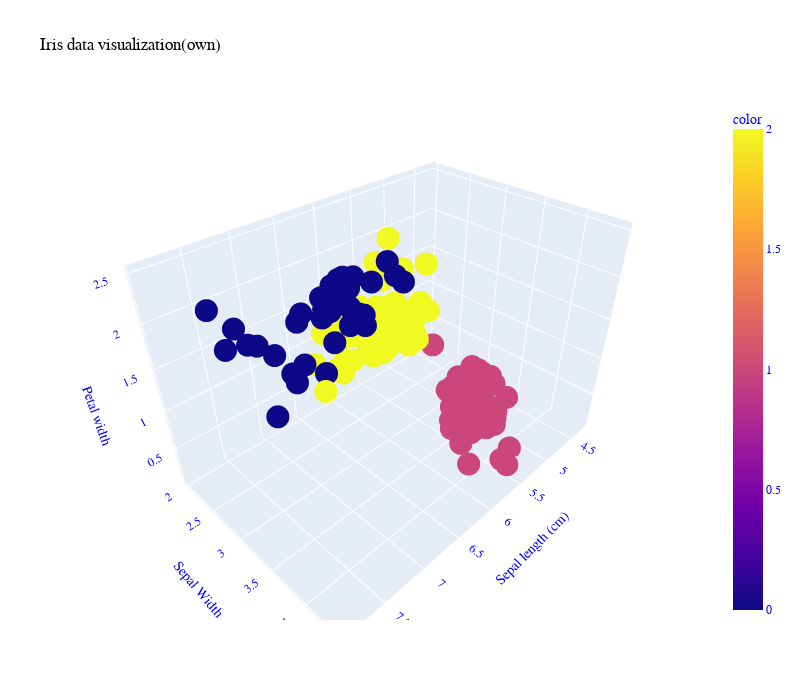

The code cell stored with this chart in its notebook:
### Markdown cell above
From the results we got from the previous code cells we will plot the results with a subset of 3 features.

### Code cell
import plotly.express as px

Centroids,indicex,costk = Run_K_meanspp(train_4d,3,100)
fig = px.scatter_3d(x=sepal_length,y=sepal_width,z=petal_width,color=indicex,title='Iris data visualization(own)',
                    labels={'x':'Sepal length (cm)','y':'Sepal Width','z':'Petal width'},category_orders={'indices':['setosa','versicolour','virginica']},
                    width=800,height=700)
fig.update_layout(
    font_family="Comic Sans MS",
    font_color="blue",
    title_font_family="Comic Sans MS",
    title_font_color="black",
    legend_title_font_color="green"
)
fig.show()

### Figure 1 — Plotly figure (JSON) as saved in the notebook; plotly's stock layout.template omitted (floating-point values rounded to 4 significant figures; data arrays with more than 128 entries replaced by an {"elided": "..."} marker saying what was removed)
{"data": [{"hovertemplate": "Sepal length (cm)=%{x}<br>Sepal Width=%{y}<br>Petal width=%{z}<br>color=%{marker.color}<extra></extra>", "legendgroup": "", "marker": {"color": {"elided": "150 int values"}, "coloraxis": "coloraxis", "symbol": "circle"}, "mode": "markers", "name": "", "scene": "scene", "showlegend": false, "type": "scatter3d", "x": {"elided": "150 float values"}, "y": {"elided": "150 float values"}, "z": {"elided": "150 float values"}}], "layout": {"coloraxis": {"colorbar": {"title": {"text": "color"}}, "colorscale": [[0, "#0d0887"], [0.1111, "#46039f"], [0.2222, "#7201a8"], [0.3333, "#9c179e"], [0.4444, "#bd3786"], [0.5556, "#d8576b"], [0.6667, "#ed7953"], [0.7778, "#fb9f3a"], [0.8889, "#fdca26"], [1, "#f0f921"]]}, "font": {"color": "blue", "family": "Comic Sans MS"}, "height": 700, "legend": {"title": {"font": {"color": "green"}}, "tracegroupgap": 0}, "scene": {"domain": {"x": [0, 1], "y": [0, 1]}, "xaxis": {"title": {"text": "Sepal length (cm)"}}, "yaxis": {"title": {"text": "Sepal Width"}}, "zaxis": {"title": {"text": "Petal width"}}}, "title": {"font": {"color": "black", "family": "Comic Sans MS"}, "text": "Iris data visualization(own)"}, "width": 800}}
